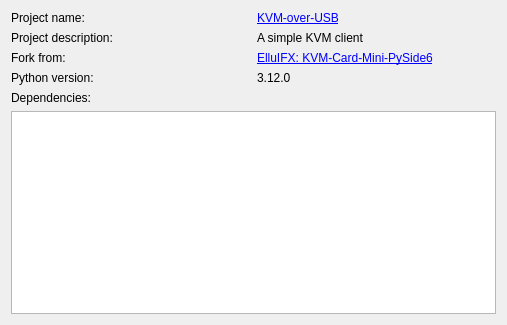
<?xml version="1.0" encoding="UTF-8"?>
<ui version="4.0">
 <class>AboutDialog</class>
 <widget class="QDialog" name="AboutDialog">
  <property name="geometry">
   <rect>
    <x>0</x>
    <y>0</y>
    <width>507</width>
    <height>325</height>
   </rect>
  </property>
  <property name="windowTitle">
   <string>About</string>
  </property>
  <layout class="QVBoxLayout" name="verticalLayout">
   <item>
    <layout class="QVBoxLayout" name="verticalLayout_0">
     <item>
      <layout class="QHBoxLayout" name="horizontalLayout">
       <item>
        <widget class="QLabel" name="label_project_name_key">
         <property name="text">
          <string>Project name:</string>
         </property>
        </widget>
       </item>
       <item>
        <widget class="QLabel" name="label_project_name_value">
         <property name="text">
          <string notr="true">&lt;a href=&quot;https://github.com/wevsty/KVM-over-USB&quot;&gt;KVM-over-USB&lt;/a&gt;</string>
         </property>
         <property name="wordWrap">
          <bool>false</bool>
         </property>
         <property name="openExternalLinks">
          <bool>true</bool>
         </property>
        </widget>
       </item>
      </layout>
     </item>
     <item>
      <layout class="QHBoxLayout" name="horizontalLayout_2">
       <item>
        <widget class="QLabel" name="label_project_description_value">
         <property name="text">
          <string>Project description:</string>
         </property>
        </widget>
       </item>
       <item>
        <widget class="QLabel" name="label_project_description_key">
         <property name="text">
          <string>A simple KVM client</string>
         </property>
        </widget>
       </item>
      </layout>
     </item>
    </layout>
   </item>
   <item>
    <layout class="QHBoxLayout" name="horizontalLayout_3">
     <item>
      <widget class="QLabel" name="label_fork_from_key">
       <property name="text">
        <string>Fork from:</string>
       </property>
      </widget>
     </item>
     <item>
      <widget class="QLabel" name="label_fork_from_value">
       <property name="text">
        <string notr="true">&lt;a href=&quot;https://github.com/ElluIFX/KVM-Card-Mini-PySide6&quot;&gt;ElluIFX: KVM-Card-Mini-PySide6&lt;/a&gt;</string>
       </property>
       <property name="openExternalLinks">
        <bool>true</bool>
       </property>
      </widget>
     </item>
    </layout>
   </item>
   <item>
    <layout class="QHBoxLayout" name="horizontalLayout_4">
     <item>
      <widget class="QLabel" name="label_python_version_key">
       <property name="text">
        <string>Python version:</string>
       </property>
      </widget>
     </item>
     <item>
      <widget class="QLabel" name="label_python_version_value">
       <property name="text">
        <string notr="true">3.12.0</string>
       </property>
      </widget>
     </item>
    </layout>
   </item>
   <item>
    <widget class="QLabel" name="label_dependencies">
     <property name="text">
      <string>Dependencies:</string>
     </property>
    </widget>
   </item>
   <item>
    <widget class="QTextEdit" name="text_edit_info">
     <property name="readOnly">
      <bool>true</bool>
     </property>
    </widget>
   </item>
  </layout>
 </widget>
 <resources/>
 <connections/>
</ui>
